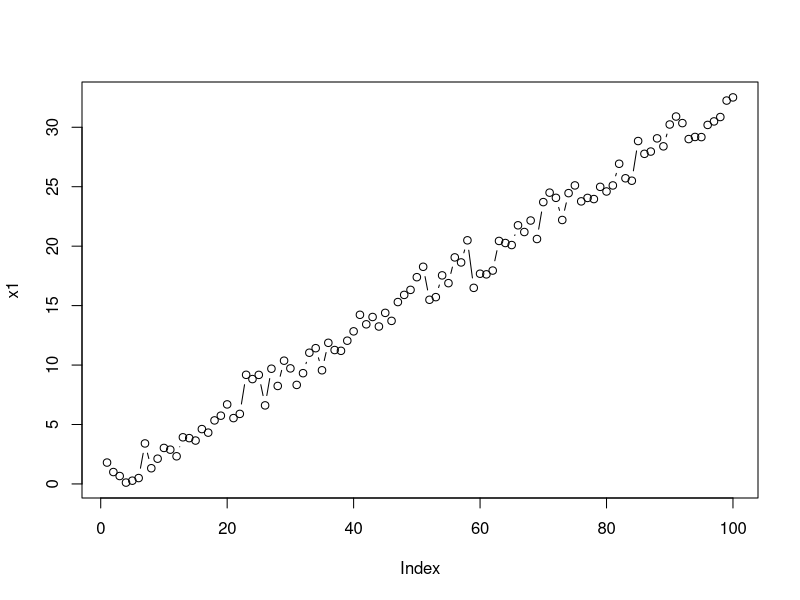
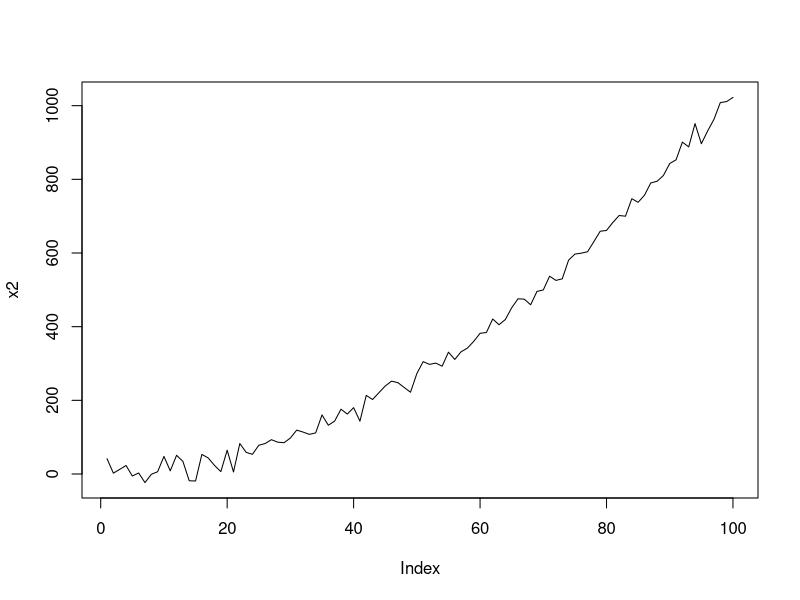
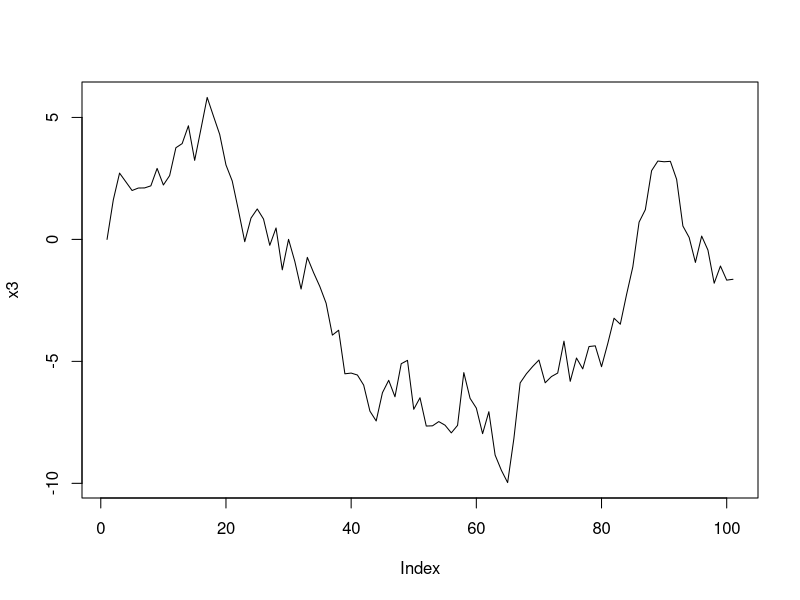
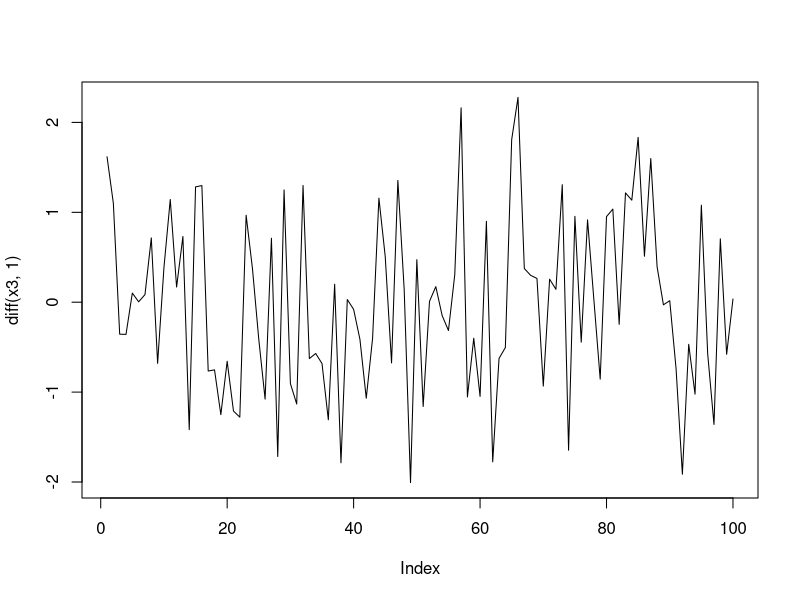
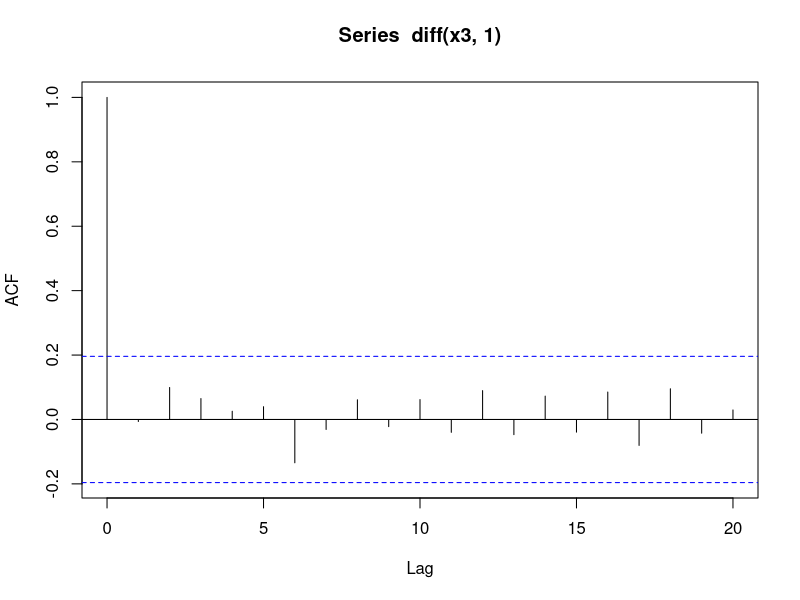
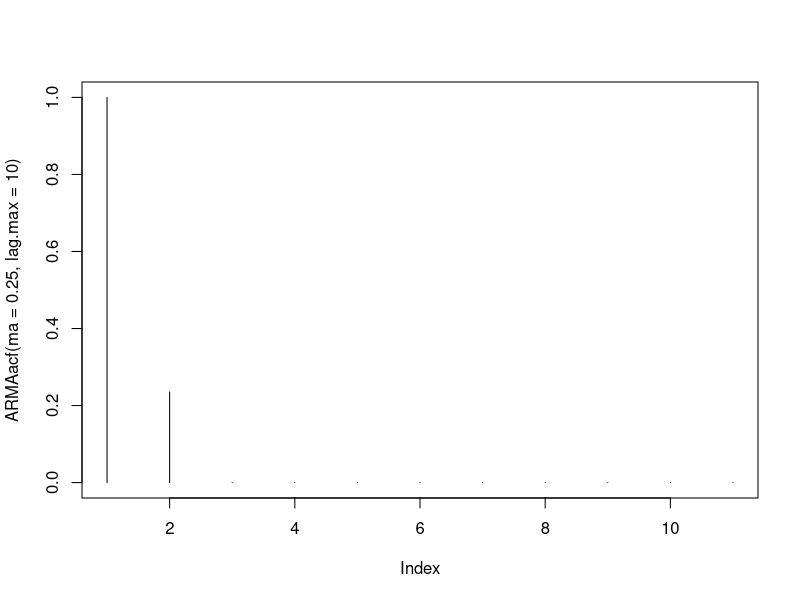

Here is the R script that generated these plots, in order:

#Non Stationary process 
# Process with linear trend
x1=c()
a=0.32
for(t in 1:100){
  x1[t]=a*t+rnorm(1)
}
plot(x1,type="b")

# Process with quadratic trend
x2=c()
# quadratic polynomial coefficients
a1=0.2 
a2=0.1
#mean and variance of the random component
mu1=2
sig1=20
for(t in 1:100){
  x2[t]=(a1*t)+(a2*t^2) + rnorm(1,mean=mu1,sd=sig1)
}
plot(x2,type="l")


# Process with Random trend
t <- 0:100  # time
sig2 <- 1   #variance of WN process
# First, simulate a set of random deviates
e <- rnorm(n = length(t) - 1, sd = sqrt(sig2))
## Now compute their cumulative sum
x3 <- c(0, cumsum(e))
plot(x3, type = "l")

# plot the x[t]-x[t-1]
plot(diff(x3,1),type="l")
acf(diff(x3,1))
?ARMAacf
plot(ARMAacf(ma=0.25, lag.max = 10),type='h')
